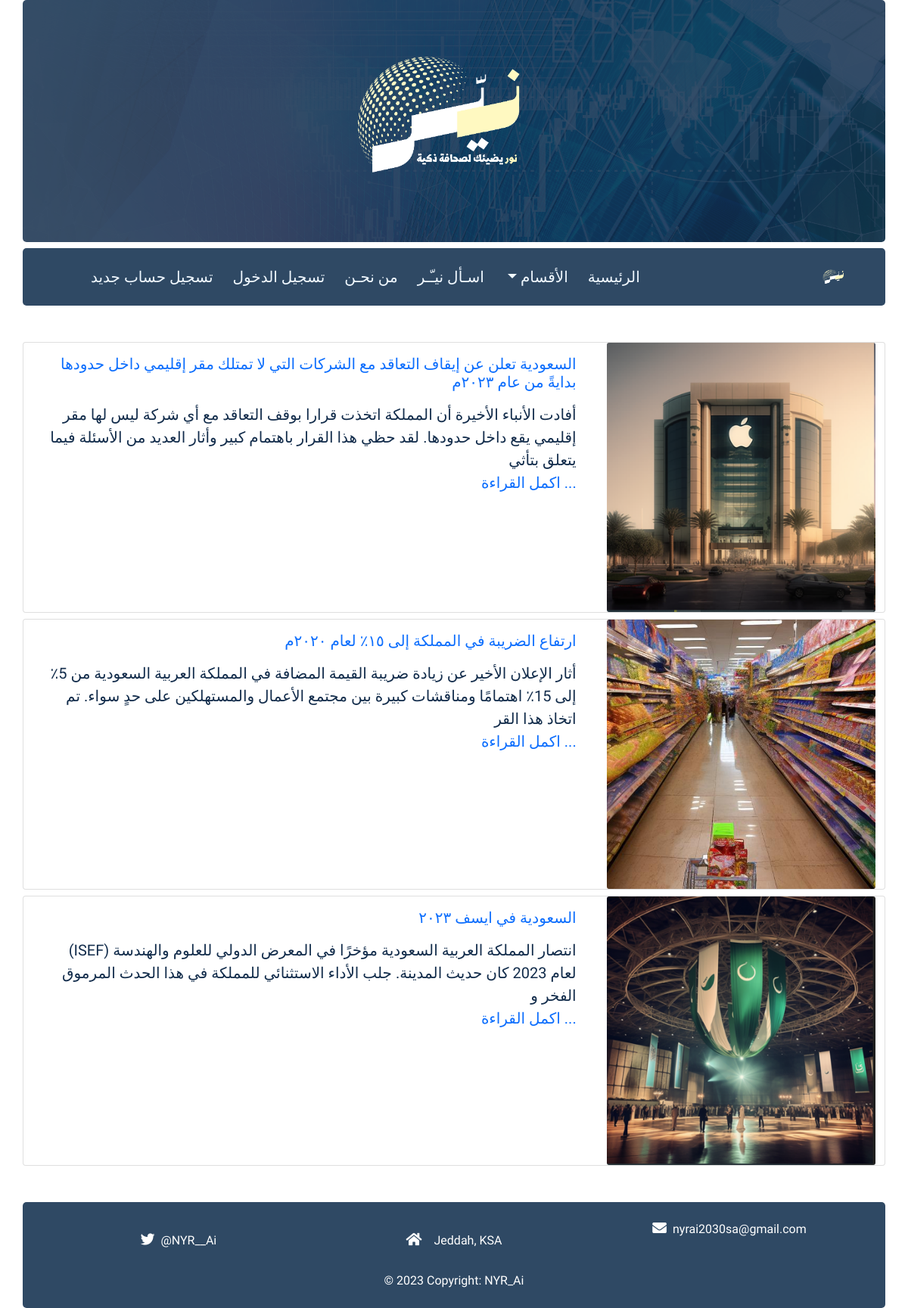
The app's page /categories/1/subjects with its own data.
### app/models.py (models this page shows)
class Article(db.Model):
    __tablename__ = 'article'
    id          = db.Column(db.Integer, primary_key=True)
    is_approved = db.Column(db.Boolean, default=False)
    title       = db.Column(db.Text, nullable=False)
    content     = db.Column(db.Text, nullable=False)
    category_id = db.Column(db.Integer, db.ForeignKey('category.id'), nullable=False)
    author_id   = db.Column(db.Integer, db.ForeignKey('user.id'))
    image       = db.Column(db.String(255), nullable=True, default='none')
    audio       = db.Column(db.String(255), nullable=True, default='none')
    created_at  = db.Column(db.DateTime, default=datetime.utcnow, nullable=False)
    comments = db.relationship('Comment', backref='article', cascade='delete', lazy=True)

### app/main_routes.py (the view)
@app.route("/categories/<cat_id>/subjects")
def subjects_by_categories(cat_id):
     subjects = Article.query.filter(
          Article.category_id == cat_id
          ).filter(
          Article.is_approved==True
          ).order_by(
          Article.created_at.desc()
          ).all()
     return render_template("main/subject_category.html",subjects=subjects)

### app/admin_routes.py (called while the page is built)
def get_categories():
    categories = Category.query.all()
    return categories

@app.context_processor
def inject_categories():
    return dict(get_categories=get_categories)

### app/templates/main/subject_category.html (shortened to what this page needs)
{% extends "base.html"%}
{% block content %}
<div class="container mt-5">
        {% for artic in subjects %}
        <div class="row mt-2">
                    <div class="card col-12  col-sm-12 col-md-12 col-xl-12 col-xxl-12">
                        <div class="row no-gutters">
                        <div class=" col-md-4  ">
                            <img src="
                            {% if artic.image != 'none' %}
                            {{ url_for('static', filename='img/uploads/' ~ artic.image) }}
                            {% else %}
                            {{url_for('static', filename='img/default_sub.jpg')}}
                            {% endif %}
                            " class="card-img"  alt="صورة">
                        </div>
                        <div class="col-md-8">
                            <div class="card-body">
                                <h5 class="card-title"> <a class="text-decoration-none" href="{{url_for("show_one_subject",sub_id=artic.id)}}">{{ artic.title }} </a></h5>
                                <p class="card-text">{{ artic.content[0:201] | safe}}<br><a class="text-decoration-none" href="{{url_for("show_one_subject",sub_id=artic.id)}}">... اكمل القراءة </a></p>
                            </div>
                        </div>
                        </div>
            </div>
        </div>
        {% endfor %}
</div>
{% endblock %}

### app/static/css/main.css (style rules this page uses)
html { height: 100%; }
body { direction: rtl; font-family: 'Tajawal', sans-serif; color: #122C4B; position: relative; min-height: 100%; }

### records on screen
Article: image (picture), title "السعودية تعلن عن إيقاف التعاقد مع الشركات التي لا تمتلك مقر إقليمي داخل حدودها بدايةً من عام ٢٠٢٣م", content "أفادت الأنباء الأخيرة أن المملكة اتخذت قرارا بوقف التعاقد مع أي شركة ليس لها مقر إقليمي يقع داخل حدودها. لقد حظي هذا القرار باهتمام كبير وأثار العديد من الأسئلة فيما يتعلق بتأثي"
Article: image (picture), title "ارتفاع الضريبة في المملكة إلى ١٥٪ لعام ٢٠٢٠م", content "أثار الإعلان الأخير عن زيادة ضريبة القيمة المضافة في المملكة العربية السعودية من 5٪ إلى 15٪ اهتمامًا ومناقشات كبيرة بين مجتمع الأعمال والمستهلكين على حدٍ سواء. تم اتخاذ هذا القر"
Article: image (picture), title "السعودية في ايسف ٢٠٢٣", content "انتصار المملكة العربية السعودية مؤخرًا في المعرض الدولي للعلوم والهندسة (ISEF) لعام 2023 كان حديث المدينة. جلب الأداء الاستثنائي للمملكة في هذا الحدث المرموق الفخر و"
